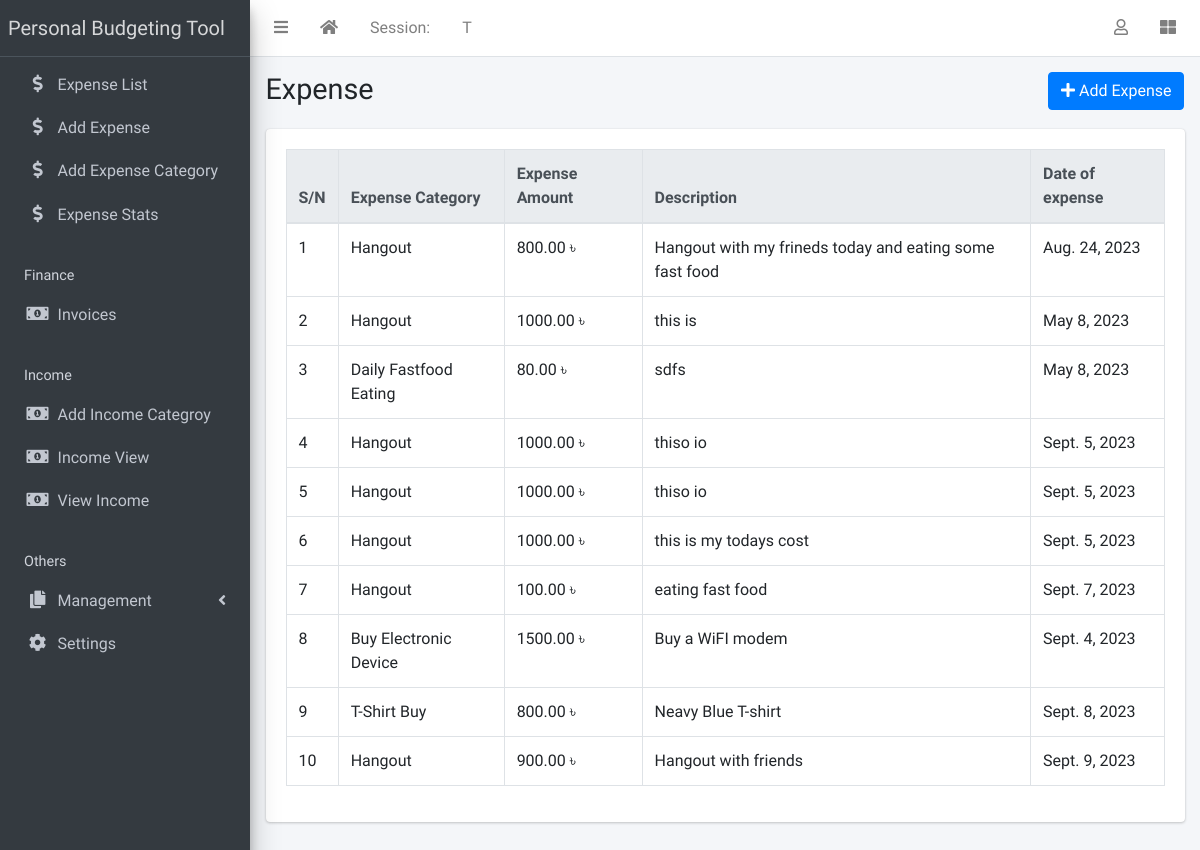
Screenshot of /expense/expense_list (signed in) with the database file from the repository.
### Expense_Tracker/models.py (models this page shows, shortened)
class Expense(models.Model):
    user = models.ForeignKey(User,on_delete=models.CASCADE)
    category = models.ForeignKey(Expence_category,on_delete=models.SET_NULL,null=True,blank=True)
    amount = models.DecimalField(max_digits=10,decimal_places=2)
    date = models.DateField()
    description = models.TextField()
    created_at = models.DateTimeField(auto_now_add=True)
    updated_at = models.DateTimeField(auto_now=True)

class Expence_category(models.Model):
    user = models.ForeignKey(User,on_delete=models.CASCADE)
    category_name = models.CharField(max_length=150)
    budget_goal = models.DecimalField(max_digits=10,decimal_places=2,null=True,blank=True)
    created_at = models.DateTimeField(auto_now_add=True)
    updated_at = models.DateTimeField(auto_now=True)
    def __str__(self):
        return self.category_name

### Expense_Tracker/views.py (the view)
# urls.py: path('expense_list',ExpenseListView.as_view(),name='expense_list'),
class ExpenseListView(LoginRequiredMixin,ListView):
    template_name = 'expense_list.html'
    def get(self, request):
        expenses = Expense.objects.filter(user=request.user)
        return render(request, self.template_name, {'expenses': expenses})

### Expense_Tracker/templates/expense_list.html (shortened to what this page needs)
{% extends 'base.html' %}
{% block title %}Expense{% endblock title %}
{% block breadcrumb %}
<a class="btn btn-primary" href="{% url 'add_expense' %}"><i
    class="fas fa-plus"></i> Add Expense</a>
{% endblock breadcrumb %}
{% block content %}
  <div class="table-responsive">
    <table id="expensetable" class="table table-bordered table-hover" data-page-length='100'>
      <thead class="thead-light">
        <tr>
          <th>S/N</th>
          <th>Expense Category</th>
          <th>Expense Amount</th>
          <th>Description</th>
          <th>Date of expense</th>
        </tr>
      </thead>
      <tbody>
        {% for expense in expenses %}
          <tr class='clickable-row' data-href="#">
            <td>{{ forloop.counter}}</td>
            <td>{{ expense.category }}</td>
            <td>{{ expense.amount}} ৳</td>
            <td>{{ expense.description }}</td>
            <td>{{ expense.date }}</td>
          </tr>
        {% endfor %}
      </tbody>
    </table>
  </div>
{% endblock content %}

### rows the page displays
Expense: category "Hangout", amount "800.00", description "Hangout with my frineds today and eating some fast food", date "Aug. 24, 2023"
Expense: category "Hangout", amount "1000.00", description "this is", date "May 8, 2023"
Expense: category "Daily Fastfood Eating", amount "80.00", description "sdfs", date "May 8, 2023"
Expense: category "Hangout", amount "1000.00", description "thiso io", date "Sept. 5, 2023"
Expense: category "Hangout", amount "1000.00", description "thiso io", date "Sept. 5, 2023"
Expense: category "Hangout", amount "1000.00", description "this is my todays cost", date "Sept. 5, 2023"
Expense: category "Hangout", amount "100.00", description "eating fast food", date "Sept. 7, 2023"
Expense: category "Buy Electronic Device", amount "1500.00", description "Buy a WiFI modem", date "Sept. 4, 2023"
Expense: category "T-Shirt Buy", amount "800.00", description "Neavy Blue T-shirt", date "Sept. 8, 2023"
Expense: category "Hangout", amount "900.00", description "Hangout with friends", date "Sept. 9, 2023"
